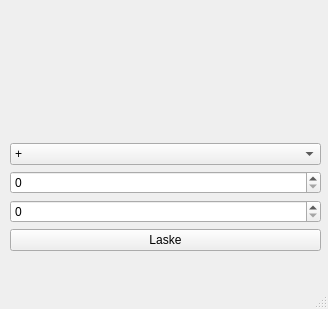
<?xml version="1.0" encoding="UTF-8"?>
<ui version="4.0">
 <class>MainWindow</class>
 <widget class="QMainWindow" name="MainWindow">
  <property name="geometry">
   <rect>
    <x>0</x>
    <y>0</y>
    <width>328</width>
    <height>309</height>
   </rect>
  </property>
  <property name="windowTitle">
   <string>C++ Simppeli laskin</string>
  </property>
  <widget class="QWidget" name="centralwidget">
   <widget class="QWidget" name="">
    <property name="geometry">
     <rect>
      <x>10</x>
      <y>10</y>
      <width>311</width>
      <height>241</height>
     </rect>
    </property>
    <layout class="QVBoxLayout" name="verticalLayout">
     <item>
      <widget class="QLabel" name="label">
       <property name="font">
        <font>
         <pointsize>29</pointsize>
        </font>
       </property>
       <property name="text">
        <string/>
       </property>
       <property name="alignment">
        <set>Qt::AlignCenter</set>
       </property>
      </widget>
     </item>
     <item>
      <widget class="QComboBox" name="comboBox">
       <item>
        <property name="text">
         <string>+</string>
        </property>
       </item>
       <item>
        <property name="text">
         <string>-</string>
        </property>
       </item>
       <item>
        <property name="text">
         <string>*</string>
        </property>
       </item>
       <item>
        <property name="text">
         <string>/</string>
        </property>
       </item>
       <item>
        <property name="text">
         <string>%</string>
        </property>
       </item>
      </widget>
     </item>
     <item>
      <widget class="QSpinBox" name="spinBox_2">
       <property name="maximum">
        <number>999999999</number>
       </property>
       <property name="displayIntegerBase">
        <number>10</number>
       </property>
      </widget>
     </item>
     <item>
      <widget class="QSpinBox" name="spinBox">
       <property name="maximum">
        <number>999999999</number>
       </property>
      </widget>
     </item>
     <item>
      <widget class="QPushButton" name="pushButton">
       <property name="text">
        <string>Laske</string>
       </property>
      </widget>
     </item>
    </layout>
   </widget>
  </widget>
  <widget class="QMenuBar" name="menubar">
   <property name="geometry">
    <rect>
     <x>0</x>
     <y>0</y>
     <width>328</width>
     <height>24</height>
    </rect>
   </property>
  </widget>
  <widget class="QStatusBar" name="statusbar"/>
 </widget>
 <resources/>
 <connections/>
</ui>
